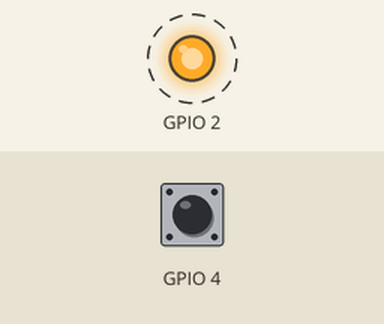
Simulated run of this sketch. Board: ESP32. Parts: output pins drawn as LEDs (lit = HIGH). Dashed ring = blinking. Inputs (shaded band) come from the test bench; at power-on: GPIO 4 HIGH. At 0.6 s the program puts the board to deep sleep or switches it off; the recording ends there.

Above: at 0.05 s.
Timing chart, 0 to 0.6 s (numbered marks = the images above):
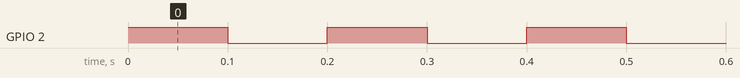

The sketch:

touch_wake_deepsleep.ino
```cpp
// Configure a touch pad interrupt and enable touchpad wake from deep sleep; blink the output on boot then enter deep sleep to wait for a touch to wake the ESP32.
//
// Full tutorial: https://shillehtek.com/blogs/news/esp32-capacitive-touch-toggle-wake-deep-sleep
// Parts used: https://shillehtek.com/products/esp32-dev-board-cp2102-type-c-4mb
//             https://shillehtek.com/products/1-channel-5v-relay-module
//             https://shillehtek.com/products/820pcs-1-4w-1-41-kinds-each-value-20pcs-metal-film-resistors-kit-plastic-box
// More examples: https://github.com/shillehbean/shillehtek-examples
//

#define THRESHOLD 40                        // a bit above your "touched" reading
void onTouch() {}                           // required, can be empty

void setup() {
  pinMode(2, OUTPUT);
  for (int i = 0; i < 3; i++) { digitalWrite(2, HIGH); delay(100); digitalWrite(2, LOW); delay(100); }
  touchAttachInterrupt(T0, onTouch, THRESHOLD);
  esp_sleep_enable_touchpad_wakeup();
  esp_deep_sleep_start();                   // ~10 uA until the pad is touched
}
void loop() {}
```

Measured:
- by itself, GPIO 2: alternates HIGH for 0.10 s and LOW for 0.10 s
